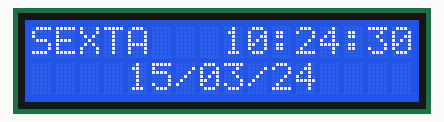
Simulated run of this sketch. Board: Arduino Uno, built with avr-gcc and run on an emulated ATmega328P. Shown: 16×2 character LCD. The local clock reads 2024-03-15 10:24:30 at power-on unless the sketch sets it; what the sketch prints to the serial monitor is not drawn.

Above: at 0.1 s.
At 4.2 s:
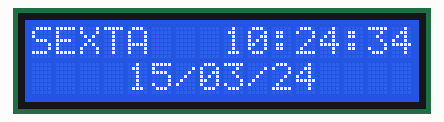
At 9.2 s:
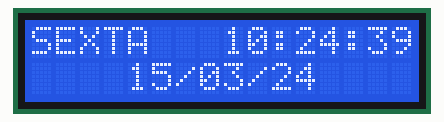
At 19.3 s:
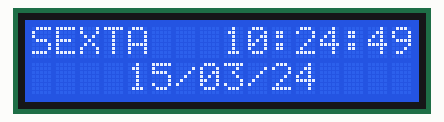
At 28.4 s:
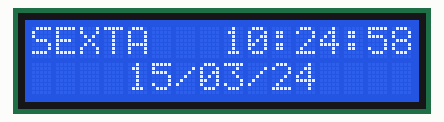
At 38.4 s:
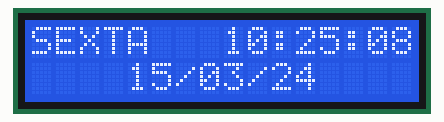

Measured:
- what the display in image 1 shows lasts 1.0 s, from 4.1 s to 5.1 s

The sketch:

main.ino
```cpp
//********* LIBRARIES ************
// include the library for the LCD:
#include <LiquidCrystal.h>
// Date and time functions using a DS3231 RTC connected via I2C and Wire lib
#include "RTClib.h"
RTC_DS3231 rtc;

//********* SETTINGS *************
#define language 1 // 0 = English, 1 = Portuguese, 2 = Spanish, 3 = German, 4 = Italian, 5 = French

bool showSeconds = true;

// LCD Pins
const int rs = 8, en = 9, d4 = 4, d5 = 5, d6 = 6, d7 = 7; // this pin numbers are for an LCD shield
const int numRows = 2;
const int numCols = 16;

//**** INITIALIZE VARIABLES******
//char daysOfTheWeek[7][12];

#if language == 0   // ENGLISH
  char daysOfTheWeek[7][12] = {"SUNDAY", "MONDAY", "TUESDAY", "WEDNSDAY", "THURSDAY", "SEXTA", "SABADO"};
#elif language == 1 // PORTUGUESE
  char daysOfTheWeek[7][12] = {"DOMINGO", "SEGUNDA", "TERCA", "QUARTA", "QUINTA", "SEXTA", "SABADO"};
#elif language == 2 // SPANISH
  char daysOfTheWeek[7][12] = {"DOMINGO", "LUNES", "MARTES", "MIERCOLES", "JUEVES", "VIERNES", "SABADO"};
#elif language == 3 // GERMAN
  char daysOfTheWeek[7][12] = {"SONNTAG", "MONTAG", "DIENSTAG", "MITTWOCH", "DONNERSTAG", "FREITAG", "SAMSTAG"};
#elif language == 4 // ITALIAN
  char daysOfTheWeek[7][12] = {"DOMENICA", "LUNEDI", "MARTEDI", "MERCOLEDI", "GIOVEDI", "VENERDI", "SABATO"};
#elif language == 5 // FRENCH
  char daysOfTheWeek[7][12] = {"DIMANCHE", "LUNDI", "MARDI", "MERCREDI", "JEUDI", "VENDREDI", "SAMEDI"};
#endif

// initialize the library by associating any needed LCD interface pin
LiquidCrystal lcd(rs, en, d4, d5, d6, d7);

void setup() {
  // set up the LCD's number of columns and rows:
  lcd.begin(numCols, numRows);

  Serial.begin(57600);
  #ifndef ESP8266
    while (!Serial); // wait for serial port to connect. Needed for native USB
  #endif
  if (! rtc.begin()) {
    Serial.println("Couldn't find RTC");
    Serial.flush();
    abort();
  }
  // if adjusting RTC time needed
  //rtc.adjust(DateTime(2020, 11, 25, 23, 8, 30)); // YEAR, MONTH, DAY, HOUR, MINUTE, SECONDS

  if (rtc.lostPower()) {
    Serial.println("RTC lost power, let's set the time!");
    // following line sets the RTC to the date & time this sketch was compiled
    rtc.adjust(DateTime(F(__DATE__), F(__TIME__)));
    // January 21, 2014 at 3am you would call:
  }

}


void loop() {
  // Add lcd clear to clean previous weekday letters
  lcd.clear();
  // Read Time
  DateTime now = rtc.now();

  // use dateBuffer to write leading 0 when value is single digit
  char dateBuffer[12];
  sprintf(dateBuffer,"%02u/%02u/%02u ",now.day(),now.month(),now.year()-2000);
  // Serial.print for debugging
  Serial.println(dateBuffer);

  // Print DAY OF WEEK
  lcd.setCursor(0, 0);
  // print the letter:
  lcd.print(daysOfTheWeek[now.dayOfTheWeek()]);

    // Print TIME
  // Some languages dont have space to show seconds
  if(showSeconds){
    lcd.setCursor(8, 0);
    sprintf(dateBuffer,"%02u:%02u:%02u ",now.hour(),now.minute(),now.second());
  }else{
    lcd.setCursor(11, 0);
    sprintf(dateBuffer,"%02u:%02u ",now.hour(),now.minute());
  }
  lcd.print(dateBuffer);

  // Print DATE
  lcd.setCursor(4, 1);
  sprintf(dateBuffer,"%02u/%02u/%02u ",now.day(),now.month(),now.year()-2000);
  lcd.print(dateBuffer);
  delay(1000);
}
```
